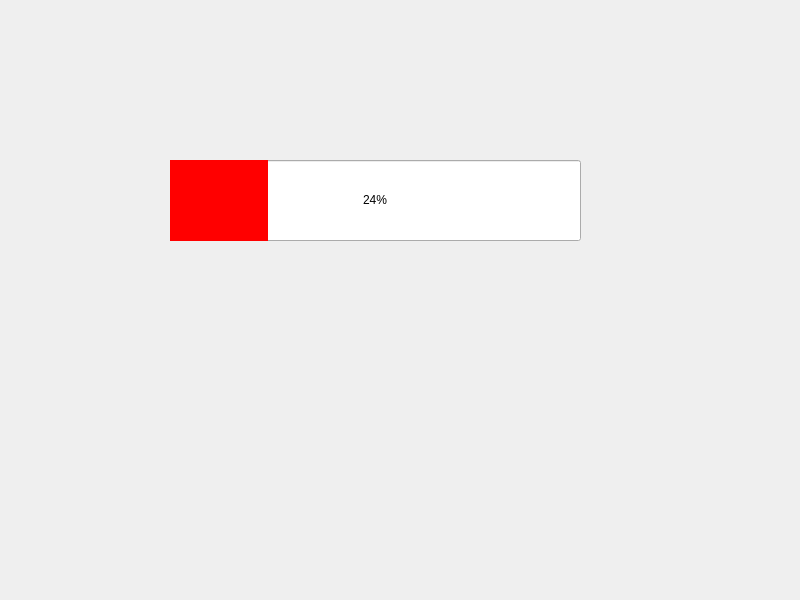
<?xml version="1.0" encoding="UTF-8"?>
<ui version="4.0">
 <class>Widget</class>
 <widget class="QWidget" name="Widget">
  <property name="geometry">
   <rect>
    <x>0</x>
    <y>0</y>
    <width>800</width>
    <height>600</height>
   </rect>
  </property>
  <property name="windowTitle">
   <string>Widget</string>
  </property>
  <widget class="QProgressBar" name="progressBar">
   <property name="geometry">
    <rect>
     <x>170</x>
     <y>160</y>
     <width>411</width>
     <height>81</height>
    </rect>
   </property>
   <property name="styleSheet">
    <string notr="true">QProgressBar::chunk { background-color : red;}</string>
   </property>
   <property name="value">
    <number>24</number>
   </property>
   <property name="alignment">
    <set>Qt::AlignCenter</set>
   </property>
  </widget>
 </widget>
 <resources/>
 <connections/>
</ui>
